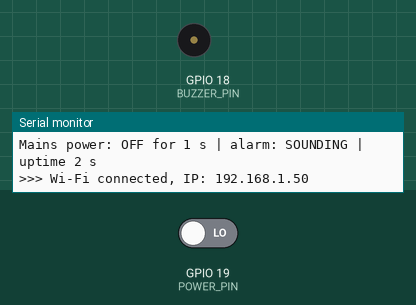
The sketch below on a simulated ESP32. Parts: buzzer (waves = sounding, pin HIGH), the last lines printed to the serial monitor. Inputs (shaded band) come from the test bench; at power-on: GPIO 19 (POWER_PIN) LOW. WiFi joins after 1.5 s; servers stay silent unless stated; the local clock reads 2024-03-15 10:24:30 at power-on unless the sketch sets it; no MQTT or app messages arrive unless stated; not simulated (calls return 0 or success): secrets.h; names the files do not define were given values by the test bench: MQTT_PORT = 1883.

Above: at 3.4 s.
3.5 s: GPIO 19 (POWER_PIN) driven HIGH
7.0 s: GPIO 19 (POWER_PIN) driven LOW
At 7.6 s:
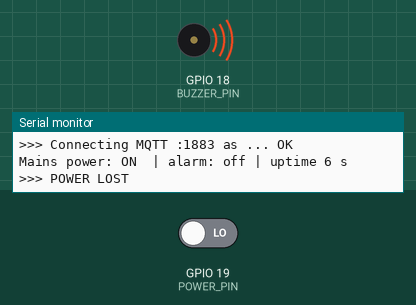
Timing chart, 0 to 10.6 s (numbered marks = the images above; inputs shaded):
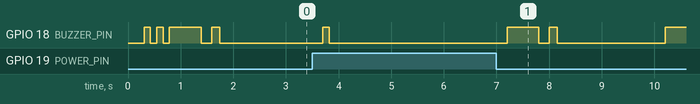

Measured:
- after the input at 7.0 s, GPIO 18 (BUZZER_PIN): goes HIGH 0.60 s, LOW 0.20 s, HIGH 0.15 s, LOW 2.1 s, then HIGH, starting after 0.20 s

The sketch:

node2_power.ino
```cpp
/*
 * Node 2 — Power monitor (ESP32-DevKitC) · STAGE 6 (Wi-Fi + Plaintext MQTT)
 * Secure Cold-Chain Vaccine-Fridge Monitor · IIB20804
 *
 *   GPIO19  5 V power sense (10 kΩ / 20 kΩ divider from the USB charger)
 *   GPIO18  bare active buzzer, + leg (− leg to GND)
 *
 * Local buzzer keeps working independently even if Wi-Fi or the broker is down.
 */
#include <WiFi.h>
#include <PubSubClient.h>
#include <ArduinoJson.h>
#include <time.h>
#include "secrets.h"

#define POWER_PIN       19
#define BUZZER_PIN      18
#define BUZZER_ON_LEVEL HIGH

const unsigned long STABLE_MS     = 200;
const unsigned long STATUS_MS     = 2000;
const unsigned long PUBLISH_MS    = 5000;
const unsigned long MQTT_RETRY_MS = 5000;
const unsigned long WIFI_RETRY_MS = 15000;

const uint16_t PAT_POWER[] = {600, 200, 150, 2050};
const uint8_t  PAT_LEN = 4;

WiFiClient wifiClient;
PubSubClient mqtt(wifiClient);

bool powerOn = false, alarmOn = false, muted = false;
int  lastRaw = -1;
unsigned long rawChangedAt = 0, powerLostAt = 0, lastStatus = 0, stepStartedAt = 0;
unsigned long lastPublishAt = 0, lastMqttTryAt = 0, lastWifiTryAt = 0;
uint8_t patStep = 0;
uint32_t seq = 0;
bool wifiWasConnected = false;
String cmd;

void buzzer(bool on) {
  digitalWrite(BUZZER_PIN, on ? BUZZER_ON_LEVEL : !BUZZER_ON_LEVEL);
}

void chirp(int times) {
  for (int i = 0; i < times; i++) { buzzer(true); delay(120); buzzer(false); delay(120); }
}

void startAlarm(unsigned long now) {
  alarmOn = true;
  patStep = 0;
  stepStartedAt = now;
  buzzer(true);
}

void stopAlarm() {
  alarmOn = false;
  buzzer(false);
}

void runBuzzer(unsigned long now) {
  if (!alarmOn || now - stepStartedAt < PAT_POWER[patStep]) return;
  patStep = (patStep + 1) % PAT_LEN;
  stepStartedAt = now;
  buzzer(patStep % 2 == 0);
}

void publishTelemetry(unsigned long now) {
  if (!mqtt.connected()) return;

  JsonDocument doc;
  doc["device"] = DEVICE_ID;
  time_t ts = time(nullptr);
  doc["ts"]    = (long)ts;
  doc["seq"]   = ++seq;
  doc["mains"] = powerOn ? "on" : "off";
  doc["off_s"] = powerOn ? 0UL : (unsigned long)((now - powerLostAt) / 1000);

  char buf[200];
  size_t len = serializeJson(doc, buf, sizeof(buf));
  mqtt.publish(TOPIC_TELEMETRY, buf, len);
  lastPublishAt = now;
}

void maintainNetwork(unsigned long now) {
  wl_status_t st = WiFi.status();
  if (st == WL_CONNECTED) {
    if (!wifiWasConnected) {
      wifiWasConnected = true;
      Serial.printf(">>> Wi-Fi connected, IP: %s\n", WiFi.localIP().toString().c_str());
      configTime(0, 0, "pool.ntp.org", "time.nist.gov");
    }
  } else {
    wifiWasConnected = false;
    if (now - lastWifiTryAt >= WIFI_RETRY_MS) {
      lastWifiTryAt = now;
      Serial.println(">>> Wi-Fi reconnecting...");
      WiFi.disconnect();
      WiFi.begin(WIFI_SSID, WIFI_PASS);
    }
    return;
  }

  if (mqtt.connected()) {
    mqtt.loop();
    return;
  }

  if (now - lastMqttTryAt >= MQTT_RETRY_MS) {
    lastMqttTryAt = now;
    const char* lwt = "{\"device\":\"" DEVICE_ID "\",\"status\":\"offline\"}";
    Serial.printf(">>> Connecting MQTT %s:%d as %s... ", MQTT_HOST, MQTT_PORT, DEVICE_ID);
    if (mqtt.connect(DEVICE_ID, TOPIC_TELEMETRY, 1, false, lwt)) {
      Serial.println("OK");
      publishTelemetry(now);
    } else {
      Serial.printf("failed (rc=%d)\n", mqtt.state());
    }
  }
}

void readSerialCommand() {
  while (Serial.available()) {
    char ch = Serial.read();
    if (ch == '\n' || ch == '\r') {
      cmd.trim();
      cmd.toLowerCase();
      if (cmd == "mute") {
        if (alarmOn) { muted = true; stopAlarm(); Serial.println("Command: mute - alarm silenced until the power returns"); }
        else Serial.println("Command: mute - nothing is sounding");
      } else if (cmd.length()) {
        Serial.println("Commands: mute");
      }
      cmd = "";
    } else {
      cmd += ch;
    }
  }
}

void setup() {
  pinMode(BUZZER_PIN, OUTPUT);
  buzzer(false);
  Serial.begin(115200);
  delay(300);
  pinMode(POWER_PIN, INPUT_PULLDOWN);

  uint64_t mac = ESP.getEfuseMac();
  Serial.println();
  Serial.println("Node 2 - Stage 6: power sensing on GPIO19, buzzer on GPIO18 + Wi-Fi/MQTT");
  Serial.printf("MAC:   %02X:%02X:%02X:%02X:%02X:%02X\n",
                (uint8_t)(mac), (uint8_t)(mac >> 8), (uint8_t)(mac >> 16),
                (uint8_t)(mac >> 24), (uint8_t)(mac >> 32), (uint8_t)(mac >> 40));
  Serial.printf("MQTT target: %s:%d -> %s\n", MQTT_HOST, MQTT_PORT, TOPIC_TELEMETRY);
  chirp(2);

  WiFi.mode(WIFI_STA);
  WiFi.begin(WIFI_SSID, WIFI_PASS);
  lastWifiTryAt = millis();

  mqtt.setServer(MQTT_HOST, MQTT_PORT);
  mqtt.setKeepAlive(15);   // 15 s keepalive -> LWT triggers within ~23 s

  powerOn = (digitalRead(POWER_PIN) == HIGH);
  powerLostAt = millis();
  Serial.printf("Mains power is %s at start\n", powerOn ? "ON" : "OFF");
  if (!powerOn) {
    Serial.println(">>> POWER LOST (already off at start)");
    startAlarm(millis());
  }
}

void loop() {
  unsigned long now = millis();
  readSerialCommand();
  maintainNetwork(now);

  int raw = digitalRead(POWER_PIN);
  if (raw != lastRaw) { lastRaw = raw; rawChangedAt = now; }
  bool onNow = (raw == HIGH);
  if (onNow != powerOn && now - rawChangedAt >= STABLE_MS) {
    powerOn = onNow;
    if (!powerOn) {
      powerLostAt = now;
      muted = false;
      Serial.println(">>> POWER LOST");
      startAlarm(now);
    } else {
      Serial.printf(">>> POWER RESTORED (was off %.1f s)\n", (now - powerLostAt) / 1000.0);
      stopAlarm();
      muted = false;
      chirp(1);
    }
    publishTelemetry(now);   // immediate event message
  }

  runBuzzer(now);

  if (now - lastPublishAt >= PUBLISH_MS) {
    publishTelemetry(now);
  }

  if (now - lastStatus >= STATUS_MS) {
    lastStatus = now;
    const char* alarm = alarmOn ? "SOUNDING" : (muted ? "MUTED" : "off");
    if (powerOn) Serial.printf("Mains power: ON  | alarm: %s | uptime %lu s\n", alarm, now / 1000);
    else Serial.printf("Mains power: OFF for %lu s | alarm: %s | uptime %lu s\n",
                       (now - powerLostAt) / 1000, alarm, now / 1000);
  }
}
```
